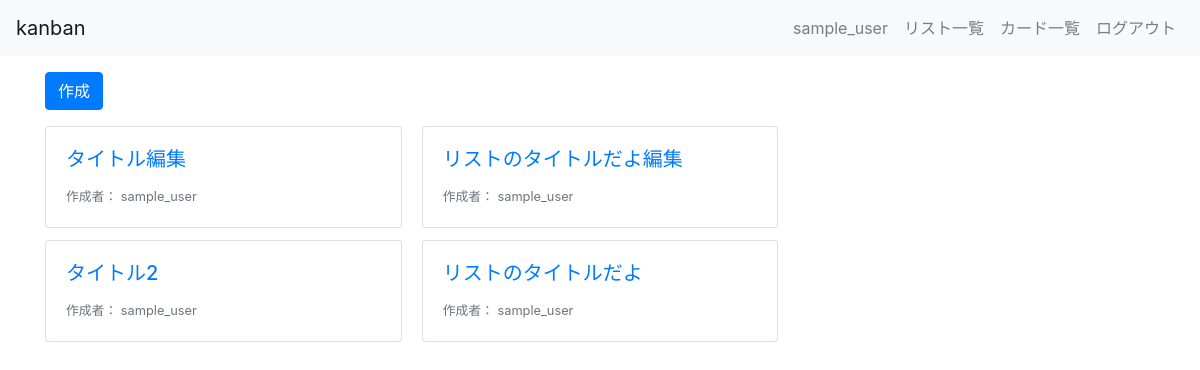
Screenshot of /kanban/lists/ (signed in) with the database file from the repository.
### kanban/models.py (models this page shows, shortened)
class List(models.Model):
    title = models.CharField(max_length=200)
    user = models.ForeignKey(User, on_delete=models.CASCADE)

### kanban/views.py (the view)
# urls.py: path("lists/", views.ListListView.as_view(), name="lists_list"),
class ListListView(LoginRequiredMixin, ListView):
    model = List
    template_name = "kanban/lists/list.html"

### kanban/templates/kanban/lists/list.html
{% extends "kanban/base.html" %}
{% block content %}
<div class="container">
    <h1>リスト一覧</h1>
    <a class="btn btn-primary my-3" href="{% url 'kanban:lists_create' %}" role="button">作成</a>
    <div class="card-columns">
        {% for list in list_list %}
        <a href="{% url 'kanban:lists_detail' list.pk %}" class="card">
            <div class="card-body">
                <h5 class="card-title">{{ list.title }}</h5>
                <footer>
                    <small class="text-muted">作成者： {{ list.user.username }}</small>
                </footer>
            </div>
        </a>
        {% endfor %}
    </div>
</div>
{% endblock %}

### kanban/templates/kanban/base.html (shortened to what this page needs)
<!doctype html>
<html lang="ja">
  <head>
    <link rel="stylesheet" href="https://stackpath.bootstrapcdn.com/bootstrap/4.4.1/css/bootstrap.min.css">
  </head>
  <body>
    <header>
        <nav class="navbar navbar-expand-lg navbar-light bg-light fixed-top">
          {% if request.user.is_authenticated %}
          <a class="navbar-brand" href="{% url 'kanban:home' %}">kanban</a>
          {% else %}
          <a class="navbar-brand" href="{% url 'kanban:index' %}">kanban</a>
          {% endif %}
          <div class="collapse navbar-collapse" id="navbarSupportedContent">
            <ul class="navbar-nav">
                {% if request.user.is_authenticated %}
                <li class="nav-item">
                  <a class="nav-link" href="{% url 'kanban:users_detail' request.user.pk %}">{{ request.user.username }}</a>
                </li>
                <li class="nav-item">
                  <a class="nav-link" href="{% url 'kanban:lists_list' %}">リスト一覧</a>
                </li>
                <li class="nav-item">
                  <a class="nav-link" href="{% url 'kanban:cards_list' %}">カード一覧</a>
                </li>
                <li class="nav-item">
                  <a class="nav-link" href="{% url 'logout' %}">ログアウト</a>
                </li>
                {% endif %}
            </ul>
          </div>
        </nav>
      </header>
      <main>
          {% block content %}
          {% endblock %}
      </main>
  </body>
</html>

### rows the page displays
List: title "タイトル編集", user.username "sample_user"
List: title "タイトル2", user.username "sample_user"
List: title "リストのタイトルだよ編集", user.username "sample_user"
List: title "リストのタイトルだよ", user.username "sample_user"

### other values shown
{{ request.user.username }} "sample_user"
